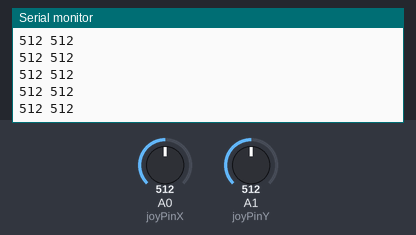
Recording of a sketch running on a simulated Arduino Uno, built with avr-gcc and run on an emulated ATmega328P. Shown: the last lines printed to the serial monitor. The test bench sets the inputs (shaded band); at power-on: A0 (joyPinX) = 512, A1 (joyPinY) = 512.

Above: at 1.2 s.
1.3 s: A0 (joyPinX) set to 716
At 1.41 s:
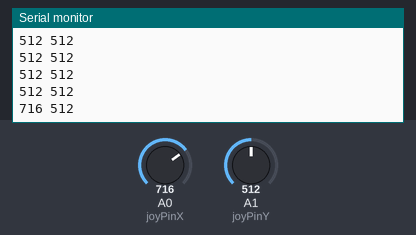
2.8 s: A1 (joyPinY) set to 716
At 2.82 s:
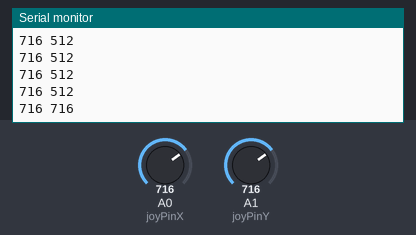
4.3 s: A0 (joyPinX) set to 900
At 4.33 s:
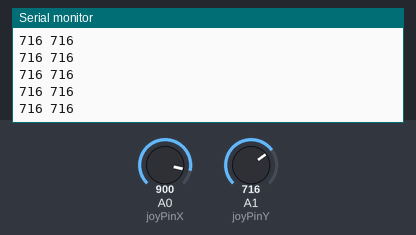
5.8 s: A1 (joyPinY) set to 900
At 5.84 s:
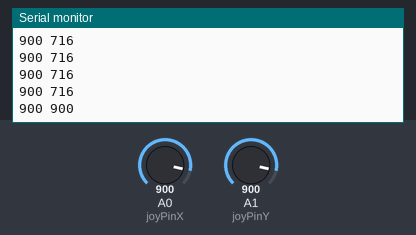
Timing chart, 0 to 8.3 s (numbered marks = the images above; inputs shaded):
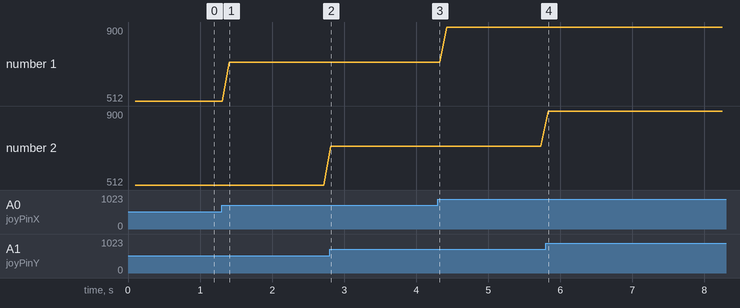

Measured:
- after the input at 1.3 s, the serial monitor: prints a new line after 0.11 s (image 1)
- after the input at 2.8 s, the serial monitor: prints a new line at once (image 2)
- after the input at 5.8 s, the serial monitor: prints a new line at once (image 4)
- plotted number 1: 512 → 716 after the input at 1.3 s, 716 → 900 after the input at 4.3 s

The sketch:

joystick.ino
```cpp
int joyPinX = A0;
int joyPinY = A1;
int valueX = 0;
int valueY = 0;

void setup() {
  Serial.begin(9600);
}

int treatValue(int data) {
  return data;
}

void loop() {
  valueX = analogRead(joyPinX);
  delay(100);
  valueY = analogRead(joyPinY);

  Serial.print(treatValue(valueX));
  Serial.print(" ");
  Serial.println(treatValue(valueY));
}
```
